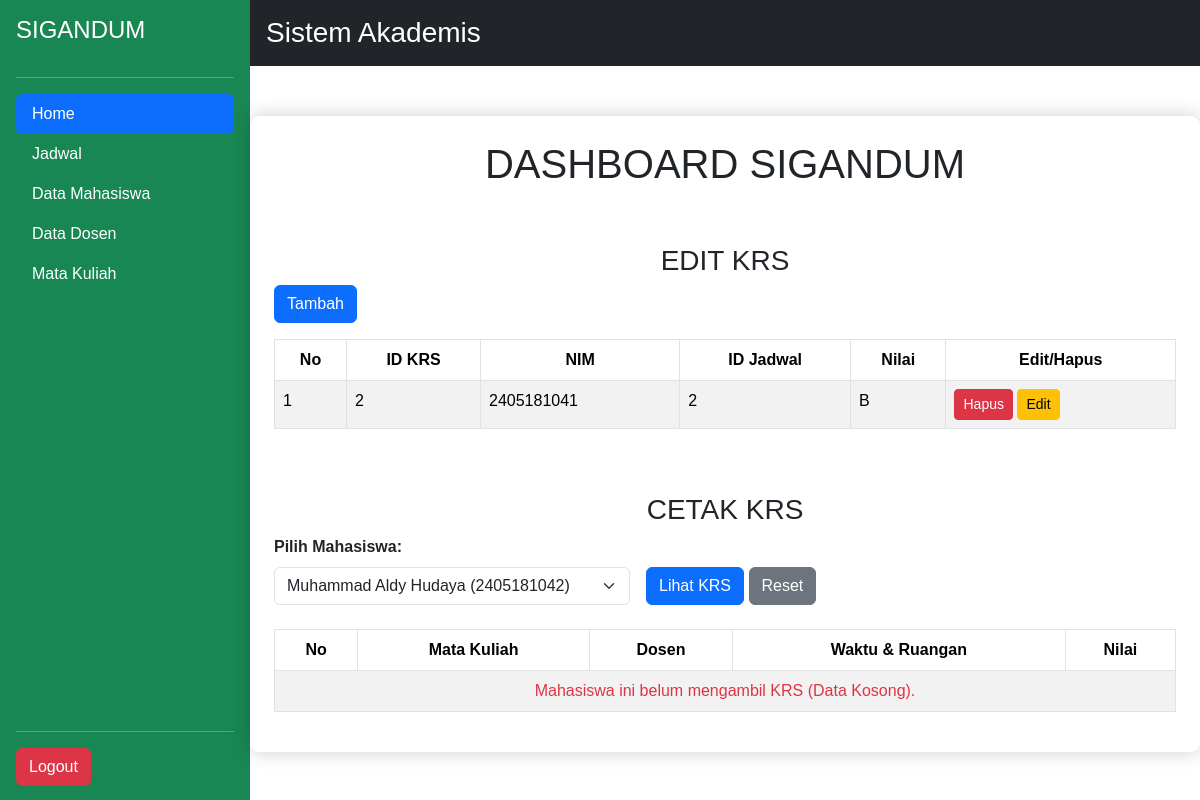
/index.php?nim=2405181042 (signed in), run on an earlier commit of the app's database.
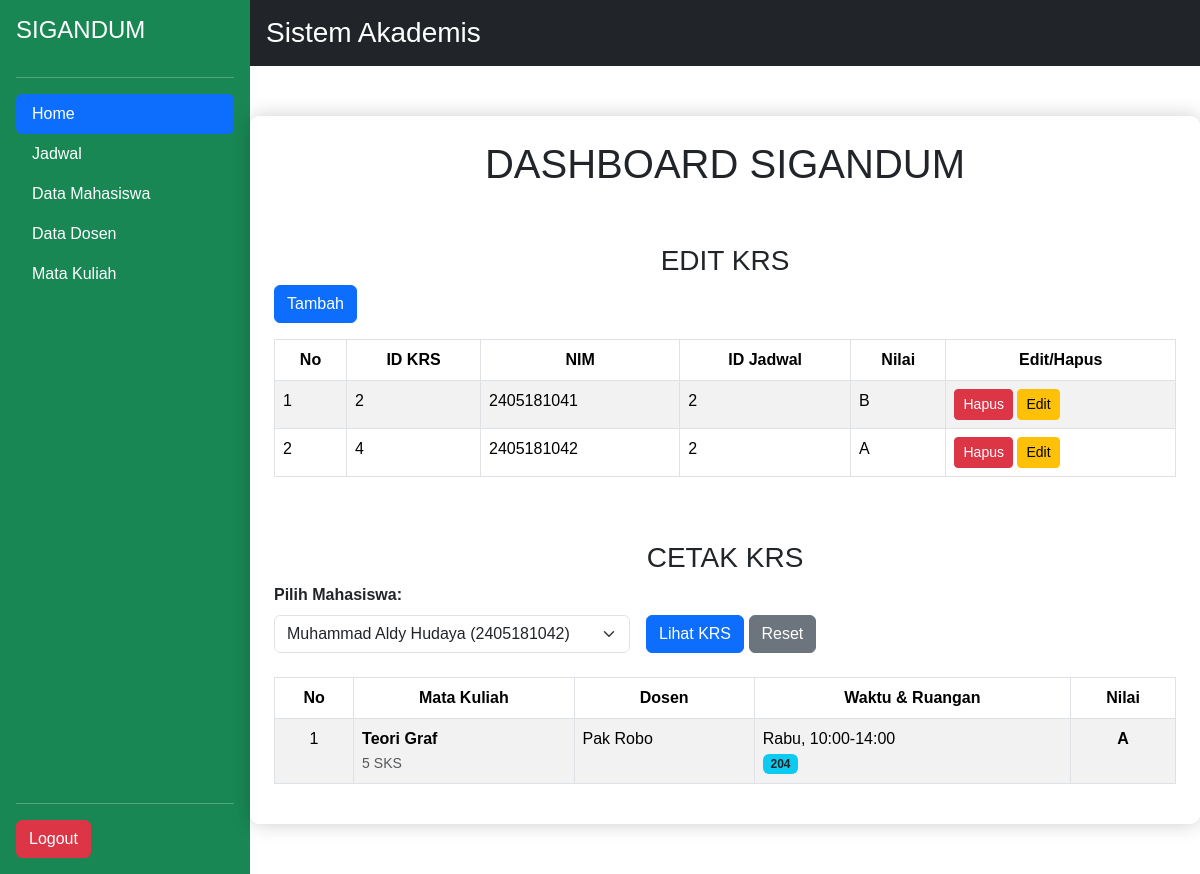
And on a later commit of the database.
### tables this page shows
CREATE TABLE `krs` (
  `id_krs` int NOT NULL,
  `nim` varchar(15) NOT NULL,
  `id_jadwal` int NOT NULL,
  `nilai` varchar(5) DEFAULT NULL
);

CREATE TABLE `mk` (
  `id_mk` varchar(15) NOT NULL,
  `nama_mk` varchar(50) DEFAULT NULL,
  `sks` int DEFAULT NULL
);

CREATE TABLE `dosen` (
  `id_dosen` varchar(15) NOT NULL,
  `nama_dosen` varchar(50) DEFAULT NULL
);

CREATE TABLE `jadwal` (
  `id_jadwal` int NOT NULL,
  `id_mk` varchar(15) NOT NULL,
  `id_dosen` varchar(15) NOT NULL,
  `hari` varchar(10) NOT NULL,
  `jam_mulai` time NOT NULL,
  `jam_selesai` time NOT NULL,
  `semester` varchar(5) NOT NULL,
  `ruangan` varchar(20) DEFAULT NULL
);

### index.php (the view, shortened to what this page needs)
<!DOCTYPE html>
<html lang="en">
<head>
    <link href="https://cdn.jsdelivr.net/npm/bootstrap@5.3.3/dist/css/bootstrap.min.css" rel="stylesheet">
    <link rel="stylesheet" href="style.css">
</head>
<body>
<?php
include 'koneksi.php';
?>
<div class="d-flex">
    <div class="d-flex flex-column flex-shrink-0 p-3 bg-success text-white" style="width: 250px; min-height: 100vh;">
        <h4 class="mb-3">SIGANDUM</h4>
        <hr>
        <ul class="nav nav-pills flex-column mb-auto">
            <li class="nav-item">
                <a href="index.php" class="nav-link text-white active" aria-current="page">
                    Home
                </a>
            </li>
            <li>
                <a href="jadwal.php" class="nav-link text-white">
                    Jadwal
                </a>
            </li>
            <li>
                <a href="tabel.php" class="nav-link text-white">
                    Data Mahasiswa
                </a>
            </li>
            <li>
                <a href="dosen.php" class="nav-link text-white">
                    Data Dosen
                </a>
            </li>
            <li>
                <a href="mk.php" class="nav-link text-white">
                    Mata Kuliah
                </a>
            </li>
        </ul>
        <hr>
        <div>
            <button type="button" class="btn btn-danger" id="logout">Logout</button>
        </div>
    </div>
    <div class="flex-grow-1">
        <header class="bg-dark text-white p-3">
            <h3 class="m-0">Sistem Akademis</h3>
        </header>
        <main class="p-4">
            <section>
                <h1 class="text-center" style="font">DASHBOARD SIGANDUM</h1>
                <br><br>
                <h3 class="text-center" style="text-white">EDIT KRS</h2>
                <button type="button" class="btn btn-primary mb-3" data-bs-toggle="modal" data-bs-target="#myModal">
                Tambah
            </button>
            <table class="table table-bordered table-striped">
                <thead>
                    <tr class="text-center">
                        <th>No</th>
                        <th>ID KRS</th>
                        <th>NIM</th>
                        <th>ID Jadwal</th>
                        <th>Nilai</th>
                        <th>Edit/Hapus</th>
                    </tr>
                </thead>
                <tbody>
                    <?php
                    $sql = "SELECT * FROM krs";
                    $result = $conn->query($sql);
                    $nomor = 1;
                    if ($result->num_rows > 0) {
                        while($row = $result->fetch_assoc()) {
                            echo "<tr>
                                <td>$nomor</td>
                                <td>$row[id_krs]</td>
                                <td>$row[nim]</td>
                                <td>$row[id_jadwal]</td>
                                <td>$row[nilai]</td>
                                <td>
                                    <a href='db/hapus.php?id_krs=$row[id_krs]' class='btn btn-danger btn-sm'>Hapus</a>
                                    <a href='db/edit.php?id_krs=$row[id_krs]' class='btn btn-warning btn-sm'>Edit</a>
                                </td>
                            </tr>";
                            $nomor++;
                        }
                    }
                    ?>
                </tbody>
            </table>
            <br><br>
            <h3 class="text-center" style="text-white">CETAK KRS</h2>
            <form action="" method="GET" class="row g-3 align-items-end mb-4">
            <div class="col-auto">
                <label for="nim" class="form-label fw-bold">Pilih Mahasiswa:</label>
                <select class="form-select" id="nim" name="nim" required>
                    <?php
                    $sql_nim = "SELECT nim, nama FROM mahasiswa ORDER BY nama ASC";
                    $result_nim = $conn->query($sql_nim);
                    $selected_nim = isset($_GET['nim']) ? $_GET['nim'] : '';
                    if ($result_nim->num_rows > 0) {
                        while($row = $result_nim->fetch_assoc()) {
                            $selected = ($row['nim'] == $selected_nim) ? 'selected' : '';
                            echo "<option value='" . $row['nim'] . "' $selected>" . $row['nama'] . " (" . $row['nim'] . ")</option>";
                        }
                    }
                    ?>
                     </select>
    </div>
    <div class="col-auto">
        <button type="submit" class="btn btn-primary">Lihat KRS</button>
        <a href="index.php" class="btn btn-secondary">Reset</a>
    </div>
</form>
<table class="table table-bordered table-striped">
    <thead>
        <tr class="text-center">
            <th>No</th>
            <th>Mata Kuliah</th>
            <th>Dosen</th>
            <th>Waktu & Ruangan</th>
            <th>Nilai</th>
        </tr>
    </thead>
    <tbody>
        <?php
        if (isset($_GET['nim']) && $_GET['nim'] != '') {
            $nim = $_GET['nim'];
            $sql_cetak = "SELECT
                            mk.nama_mk,
                            mk.sks,
                            d.nama_dosen,
                            j.hari,
                            j.jam_mulai,
                            j.jam_selesai,
                            j.ruangan,
                            k.nilai
                        FROM krs k
                        JOIN jadwal j ON k.id_jadwal = j.id_jadwal
                        JOIN mk ON j.id_mk = mk.id_mk
                        JOIN dosen d ON j.id_dosen = d.id_dosen
                        WHERE k.nim = '$nim'";
            $result_cetak = $conn->query($sql_cetak);
            $nomor = 1;
            if ($result_cetak && $result_cetak->num_rows > 0) {
                while($row = $result_cetak->fetch_assoc()) {
                    $waktu = $row['hari'] . ", " . substr($row['jam_mulai'], 0, 5) . "-" . substr($row['jam_selesai'], 0, 5);
                    $sks = isset($row['sks']) ? $row['sks'] : '-';
                    echo "<tr>
                            <td class='text-center'>$nomor</td>
                            <td>
                                <strong>{$row['nama_mk']}</strong><br>
                                <small class='text-muted'>{$sks} SKS</small>
                            </td>
                            <td>{$row['nama_dosen']}</td>
                            <td>
                                {$waktu} <br>
                                <span class='badge bg-info text-dark'>{$row['ruangan']}</span>
                            </td>
                            <td class='text-center fw-bold'>{$row['nilai']}</td>
                        </tr>";
                    $nomor++;
                }
            } else {
                echo "<tr><td colspan='5' class='text-center text-danger'>Mahasiswa ini belum mengambil KRS (Data Kosong).</td></tr>";
            }
        } else {
            echo "<tr><td colspan='5' class='text-center'>Silakan pilih mahasiswa dan klik tombol 'Lihat KRS'.</td></tr>";
        }
        ?>
    </tbody>
</table>
                </section>
            </main>
        </div>
</div>
</body>
</html>

### style.css (style rules this page uses)
body { font-family: Arial, sans-serif; background: url('background.jpg') no-repeat center center fixed; background-size: cover; margin: 0; padding: 0; }
main { background-color: rgba(255, 255, 255, 0.95); padding: 30px; margin: 50px auto; max-width: 2000px; border-radius: 10px; box-shadow: 0 0 20px rgba(0, 0, 0, 0.2); }

What changed in the data, as far as the page shows it:
added krs: id_krs "4", nim "2405181042", id_jadwal "2", nilai "A", mk.nama_mk "Teori Graf", mk.sks "5", dosen.nama_dosen "Pak Robo", id_jadwal.jam_selesai "Rabu, 10:00-14:00", id_jadwal.ruangan "204"
Also different on the page:
text no longer shown: "Mahasiswa ini belum mengambil KRS (Data Kosong)."
